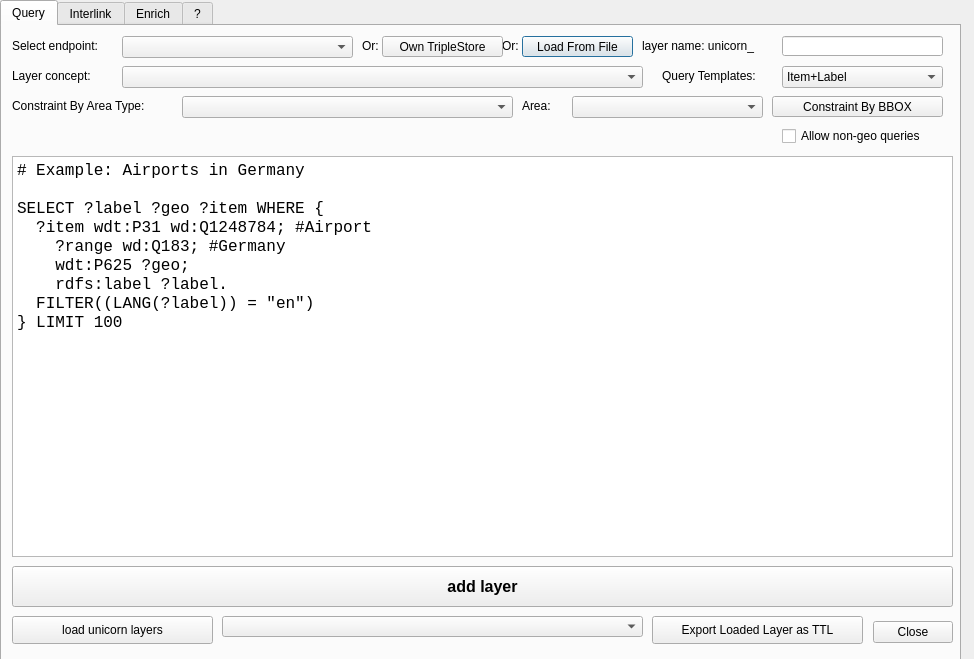
<?xml version="1.0" encoding="UTF-8"?>
<ui version="4.0">
 <class>SPAQLunicornDialogBase</class>
 <widget class="QDialog" name="SPAQLunicornDialogBase">
  <property name="geometry">
   <rect>
    <x>0</x>
    <y>0</y>
    <width>974</width>
    <height>659</height>
   </rect>
  </property>
  <property name="windowTitle">
   <string>SPARQLing Unicorn QGIS Plugin</string>
  </property>
  <widget class="QLabel" name="layercount">
   <property name="geometry">
    <rect>
     <x>700</x>
     <y>50</y>
     <width>51</width>
     <height>20</height>
    </rect>
   </property>
   <property name="text">
    <string/>
   </property>
  </widget>
  <widget class="QTabWidget" name="tabWidget">
   <property name="geometry">
    <rect>
     <x>0</x>
     <y>0</y>
     <width>961</width>
     <height>661</height>
    </rect>
   </property>
   <property name="currentIndex">
    <number>0</number>
   </property>
   <widget class="QWidget" name="tab">
    <attribute name="title">
     <string>Query</string>
    </attribute>
    <widget class="QLabel" name="label_2">
     <property name="geometry">
      <rect>
       <x>10</x>
       <y>10</y>
       <width>111</width>
       <height>20</height>
      </rect>
     </property>
     <property name="text">
      <string>Select endpoint:</string>
     </property>
    </widget>
    <widget class="QComboBox" name="comboBox">
     <property name="geometry">
      <rect>
       <x>120</x>
       <y>10</y>
       <width>231</width>
       <height>22</height>
      </rect>
     </property>
    </widget>
    <widget class="QLabel" name="label_3">
     <property name="geometry">
      <rect>
       <x>10</x>
       <y>40</y>
       <width>101</width>
       <height>20</height>
      </rect>
     </property>
     <property name="text">
      <string>Layer concept:</string>
     </property>
    </widget>
    <widget class="QComboBox" name="layerconcepts">
     <property name="geometry">
      <rect>
       <x>120</x>
       <y>40</y>
       <width>521</width>
       <height>22</height>
      </rect>
     </property>
    </widget>
    <widget class="QLabel" name="label_4">
     <property name="geometry">
      <rect>
       <x>500</x>
       <y>10</y>
       <width>21</width>
       <height>20</height>
      </rect>
     </property>
     <property name="text">
      <string>Or:</string>
     </property>
    </widget>
    <widget class="QPushButton" name="loadFileButton">
     <property name="geometry">
      <rect>
       <x>520</x>
       <y>10</y>
       <width>111</width>
       <height>21</height>
      </rect>
     </property>
     <property name="text">
      <string>Load From File</string>
     </property>
    </widget>
    <widget class="QLabel" name="label">
     <property name="geometry">
      <rect>
       <x>640</x>
       <y>10</y>
       <width>151</width>
       <height>20</height>
      </rect>
     </property>
     <property name="text">
      <string>layer name: unicorn_</string>
     </property>
    </widget>
    <widget class="QLineEdit" name="inp_label">
     <property name="geometry">
      <rect>
       <x>780</x>
       <y>10</y>
       <width>161</width>
       <height>20</height>
      </rect>
     </property>
    </widget>
    <widget class="QPlainTextEdit" name="inp_sparql">
     <property name="geometry">
      <rect>
       <x>10</x>
       <y>130</y>
       <width>941</width>
       <height>401</height>
      </rect>
     </property>
     <property name="font">
      <font>
       <family>Courier New</family>
       <pointsize>12</pointsize>
      </font>
     </property>
     <property name="plainText">
      <string># Example: Airports in Germany

SELECT ?label ?geo ?item WHERE {
  ?item wdt:P31 wd:Q1248784; #Airport
    ?range wd:Q183; #Germany
    wdt:P625 ?geo;
    rdfs:label ?label.
  FILTER((LANG(?label)) = &quot;en&quot;)
} LIMIT 100</string>
     </property>
    </widget>
    <widget class="QPushButton" name="pushButton">
     <property name="geometry">
      <rect>
       <x>10</x>
       <y>540</y>
       <width>941</width>
       <height>41</height>
      </rect>
     </property>
     <property name="font">
      <font>
       <pointsize>12</pointsize>
       <weight>75</weight>
       <bold>true</bold>
      </font>
     </property>
     <property name="text">
      <string>add layer</string>
     </property>
    </widget>
    <widget class="QPushButton" name="btn_loadunicornlayers">
     <property name="geometry">
      <rect>
       <x>10</x>
       <y>590</y>
       <width>201</width>
       <height>28</height>
      </rect>
     </property>
     <property name="text">
      <string>load unicorn layers</string>
     </property>
    </widget>
    <widget class="QComboBox" name="loadedLayers">
     <property name="geometry">
      <rect>
       <x>220</x>
       <y>590</y>
       <width>421</width>
       <height>21</height>
      </rect>
     </property>
    </widget>
    <widget class="QPushButton" name="exportLayers">
     <property name="geometry">
      <rect>
       <x>650</x>
       <y>590</y>
       <width>211</width>
       <height>28</height>
      </rect>
     </property>
     <property name="text">
      <string>Export Loaded Layer as TTL</string>
     </property>
    </widget>
    <widget class="QDialogButtonBox" name="button_box">
     <property name="geometry">
      <rect>
       <x>860</x>
       <y>590</y>
       <width>91</width>
       <height>32</height>
      </rect>
     </property>
     <property name="orientation">
      <enum>Qt::Horizontal</enum>
     </property>
     <property name="standardButtons">
      <set>QDialogButtonBox::Close</set>
     </property>
    </widget>
    <widget class="QLabel" name="label_8">
     <property name="geometry">
      <rect>
       <x>10</x>
       <y>70</y>
       <width>171</width>
       <height>20</height>
      </rect>
     </property>
     <property name="text">
      <string>Constraint By Area Type:</string>
     </property>
    </widget>
    <widget class="QComboBox" name="areaconcepts">
     <property name="geometry">
      <rect>
       <x>180</x>
       <y>70</y>
       <width>331</width>
       <height>22</height>
      </rect>
     </property>
    </widget>
    <widget class="QPushButton" name="bboxButton">
     <property name="geometry">
      <rect>
       <x>770</x>
       <y>70</y>
       <width>171</width>
       <height>21</height>
      </rect>
     </property>
     <property name="text">
      <string>Constraint By BBOX</string>
     </property>
    </widget>
    <widget class="QComboBox" name="areas">
     <property name="geometry">
      <rect>
       <x>570</x>
       <y>70</y>
       <width>191</width>
       <height>22</height>
      </rect>
     </property>
    </widget>
    <widget class="QLabel" name="label_9">
     <property name="geometry">
      <rect>
       <x>520</x>
       <y>70</y>
       <width>41</width>
       <height>20</height>
      </rect>
     </property>
     <property name="text">
      <string>Area:</string>
     </property>
    </widget>
    <widget class="QLabel" name="errorLabel">
     <property name="geometry">
      <rect>
       <x>20</x>
       <y>105</y>
       <width>791</width>
       <height>21</height>
      </rect>
     </property>
     <property name="text">
      <string/>
     </property>
    </widget>
    <widget class="QLabel" name="label_11">
     <property name="geometry">
      <rect>
       <x>660</x>
       <y>40</y>
       <width>111</width>
       <height>20</height>
      </rect>
     </property>
     <property name="text">
      <string>Query Templates:</string>
     </property>
    </widget>
    <widget class="QComboBox" name="queryTemplates">
     <property name="geometry">
      <rect>
       <x>780</x>
       <y>40</y>
       <width>161</width>
       <height>22</height>
      </rect>
     </property>
     <item>
      <property name="text">
       <string>Item+Label</string>
      </property>
     </item>
     <item>
      <property name="text">
       <string>All Attributes</string>
      </property>
     </item>
    </widget>
    <widget class="QLabel" name="label_14">
     <property name="geometry">
      <rect>
       <x>360</x>
       <y>10</y>
       <width>21</width>
       <height>20</height>
      </rect>
     </property>
     <property name="text">
      <string>Or:</string>
     </property>
    </widget>
    <widget class="QPushButton" name="loadTripleStoreButton">
     <property name="geometry">
      <rect>
       <x>380</x>
       <y>10</y>
       <width>121</width>
       <height>21</height>
      </rect>
     </property>
     <property name="text">
      <string>Own TripleStore</string>
     </property>
    </widget>
    <widget class="QCheckBox" name="allownongeo">
     <property name="geometry">
      <rect>
       <x>780</x>
       <y>100</y>
       <width>161</width>
       <height>20</height>
      </rect>
     </property>
     <property name="text">
      <string>Allow non-geo queries</string>
     </property>
    </widget>
   </widget>
   <widget class="QWidget" name="tab_2">
    <attribute name="title">
     <string>Interlink</string>
    </attribute>
    <widget class="QTableWidget" name="interlinkTable">
     <property name="geometry">
      <rect>
       <x>10</x>
       <y>140</y>
       <width>931</width>
       <height>391</height>
      </rect>
     </property>
     <property name="minimumSize">
      <size>
       <width>811</width>
       <height>0</height>
      </size>
     </property>
     <property name="baseSize">
      <size>
       <width>4</width>
       <height>0</height>
      </size>
     </property>
     <property name="sortingEnabled">
      <bool>true</bool>
     </property>
     <property name="columnCount">
      <number>7</number>
     </property>
     <column>
      <property name="text">
       <string>Export?</string>
      </property>
     </column>
     <column>
      <property name="text">
       <string>IDColumn?</string>
      </property>
     </column>
     <column>
      <property name="text">
       <string>GeoColumn?</string>
      </property>
     </column>
     <column>
      <property name="text">
       <string>Column</string>
      </property>
     </column>
     <column>
      <property name="text">
       <string>ColumnProperty</string>
      </property>
     </column>
     <column>
      <property name="text">
       <string>ColumnConcept</string>
      </property>
     </column>
     <column>
      <property name="text">
       <string>ValueConcept</string>
      </property>
     </column>
    </widget>
    <widget class="QPushButton" name="exportInterlink">
     <property name="geometry">
      <rect>
       <x>162</x>
       <y>550</y>
       <width>521</width>
       <height>61</height>
      </rect>
     </property>
     <property name="baseSize">
      <size>
       <width>3</width>
       <height>0</height>
      </size>
     </property>
     <property name="font">
      <font>
       <pointsize>16</pointsize>
       <weight>75</weight>
       <bold>true</bold>
      </font>
     </property>
     <property name="text">
      <string>Export Result</string>
     </property>
    </widget>
    <widget class="QPushButton" name="loadLayerInterlink">
     <property name="geometry">
      <rect>
       <x>720</x>
       <y>10</y>
       <width>93</width>
       <height>28</height>
      </rect>
     </property>
     <property name="text">
      <string>Load Layer</string>
     </property>
    </widget>
    <widget class="QPushButton" name="refreshLayersInterlink">
     <property name="geometry">
      <rect>
       <x>10</x>
       <y>10</y>
       <width>111</width>
       <height>28</height>
      </rect>
     </property>
     <property name="text">
      <string>Refresh Layers</string>
     </property>
    </widget>
    <widget class="QComboBox" name="chooseLayerInterlink">
     <property name="geometry">
      <rect>
       <x>140</x>
       <y>10</y>
       <width>561</width>
       <height>21</height>
      </rect>
     </property>
    </widget>
    <widget class="QLineEdit" name="interlinkOwlClassInput">
     <property name="geometry">
      <rect>
       <x>150</x>
       <y>50</y>
       <width>551</width>
       <height>22</height>
      </rect>
     </property>
    </widget>
    <widget class="QLabel" name="label_5">
     <property name="geometry">
      <rect>
       <x>30</x>
       <y>50</y>
       <width>71</width>
       <height>16</height>
      </rect>
     </property>
     <property name="text">
      <string>OWL Class:</string>
     </property>
    </widget>
    <widget class="QLabel" name="label_6">
     <property name="geometry">
      <rect>
       <x>30</x>
       <y>110</y>
       <width>251</width>
       <height>20</height>
      </rect>
     </property>
     <property name="text">
      <string>Table Colums to Concepts:</string>
     </property>
    </widget>
    <widget class="QLabel" name="label_7">
     <property name="geometry">
      <rect>
       <x>20</x>
       <y>80</y>
       <width>121</width>
       <height>16</height>
      </rect>
     </property>
     <property name="text">
      <string>Target Namespace:</string>
     </property>
    </widget>
    <widget class="QLineEdit" name="interlinkNameSpace">
     <property name="geometry">
      <rect>
       <x>150</x>
       <y>80</y>
       <width>551</width>
       <height>22</height>
      </rect>
     </property>
    </widget>
    <widget class="QPushButton" name="searchClass">
     <property name="geometry">
      <rect>
       <x>720</x>
       <y>50</y>
       <width>93</width>
       <height>28</height>
      </rect>
     </property>
     <property name="text">
      <string>Search Class</string>
     </property>
    </widget>
   </widget>
   <widget class="QWidget" name="tab_3">
    <attribute name="title">
     <string>Enrich</string>
    </attribute>
    <widget class="QPushButton" name="loadLayerEnrich">
     <property name="geometry">
      <rect>
       <x>510</x>
       <y>30</y>
       <width>83</width>
       <height>25</height>
      </rect>
     </property>
     <property name="text">
      <string>Load Layer</string>
     </property>
    </widget>
    <widget class="QPushButton" name="refreshLayersEnrich">
     <property name="geometry">
      <rect>
       <x>20</x>
       <y>30</y>
       <width>121</width>
       <height>25</height>
      </rect>
     </property>
     <property name="text">
      <string>Refresh Layers</string>
     </property>
    </widget>
    <widget class="QComboBox" name="chooseLayerEnrich">
     <property name="geometry">
      <rect>
       <x>170</x>
       <y>30</y>
       <width>321</width>
       <height>21</height>
      </rect>
     </property>
    </widget>
    <widget class="QLabel" name="label_10">
     <property name="geometry">
      <rect>
       <x>20</x>
       <y>70</y>
       <width>91</width>
       <height>20</height>
      </rect>
     </property>
     <property name="text">
      <string>ID Column:</string>
     </property>
    </widget>
    <widget class="QComboBox" name="IDColumnEnrich">
     <property name="geometry">
      <rect>
       <x>120</x>
       <y>70</y>
       <width>471</width>
       <height>21</height>
      </rect>
     </property>
    </widget>
    <widget class="QPushButton" name="startEnrichment">
     <property name="geometry">
      <rect>
       <x>20</x>
       <y>570</y>
       <width>161</width>
       <height>41</height>
      </rect>
     </property>
     <property name="text">
      <string>Start Enrichment</string>
     </property>
    </widget>
    <widget class="QPushButton" name="addEnrichedLayerButton">
     <property name="geometry">
      <rect>
       <x>660</x>
       <y>570</y>
       <width>161</width>
       <height>41</height>
      </rect>
     </property>
     <property name="text">
      <string>Add enriched layer</string>
     </property>
    </widget>
    <widget class="QTableWidget" name="enrichTable">
     <property name="geometry">
      <rect>
       <x>25</x>
       <y>101</y>
       <width>801</width>
       <height>451</height>
      </rect>
     </property>
    </widget>
    <widget class="QTableWidget" name="enrichTableResult">
     <property name="geometry">
      <rect>
       <x>20</x>
       <y>100</y>
       <width>921</width>
       <height>451</height>
      </rect>
     </property>
    </widget>
    <widget class="QPushButton" name="addEnrichedLayerRowButton">
     <property name="geometry">
      <rect>
       <x>640</x>
       <y>70</y>
       <width>161</width>
       <height>21</height>
      </rect>
     </property>
     <property name="text">
      <string>Add Row</string>
     </property>
    </widget>
   </widget>
   <widget class="QWidget" name="tab_4">
    <attribute name="title">
     <string>?</string>
    </attribute>
    <widget class="QLabel" name="label_12">
     <property name="geometry">
      <rect>
       <x>150</x>
       <y>20</y>
       <width>411</width>
       <height>41</height>
      </rect>
     </property>
     <property name="font">
      <font>
       <pointsize>16</pointsize>
       <weight>75</weight>
       <bold>true</bold>
      </font>
     </property>
     <property name="text">
      <string>SPARQL Unicorn QGIS Plugin</string>
     </property>
    </widget>
    <widget class="QLabel" name="label_13">
     <property name="geometry">
      <rect>
       <x>240</x>
       <y>90</y>
       <width>251</width>
       <height>41</height>
      </rect>
     </property>
     <property name="font">
      <font>
       <pointsize>16</pointsize>
       <weight>75</weight>
       <bold>true</bold>
      </font>
     </property>
     <property name="text">
      <string>&lt;a href=&quot;https://github.com/sparqlunicorn/sparqlunicornGoesGIS&quot;&gt;Github Repository&lt;/a&gt;</string>
     </property>
    </widget>
    <widget class="QLabel" name="label_16">
     <property name="geometry">
      <rect>
       <x>280</x>
       <y>150</y>
       <width>171</width>
       <height>41</height>
      </rect>
     </property>
     <property name="font">
      <font>
       <pointsize>16</pointsize>
       <weight>75</weight>
       <bold>true</bold>
      </font>
     </property>
     <property name="text">
      <string>&lt;a href=&quot;https://plugins.qgis.org/plugins/sparqlunicorn/&quot;&gt;QGIS Plugin&lt;/a&gt;</string>
     </property>
    </widget>
    <widget class="QLabel" name="label_15">
     <property name="geometry">
      <rect>
       <x>300</x>
       <y>250</y>
       <width>101</width>
       <height>20</height>
      </rect>
     </property>
     <property name="font">
      <font>
       <pointsize>13</pointsize>
       <weight>75</weight>
       <bold>true</bold>
      </font>
     </property>
     <property name="text">
      <string>Credits</string>
     </property>
    </widget>
    <widget class="QLabel" name="label_17">
     <property name="geometry">
      <rect>
       <x>200</x>
       <y>300</y>
       <width>281</width>
       <height>31</height>
      </rect>
     </property>
     <property name="font">
      <font>
       <pointsize>13</pointsize>
      </font>
     </property>
     <property name="text">
      <string>Research Squirrel Engineers</string>
     </property>
    </widget>
    <widget class="QLabel" name="label_18">
     <property name="geometry">
      <rect>
       <x>190</x>
       <y>350</y>
       <width>331</width>
       <height>31</height>
      </rect>
     </property>
     <property name="font">
      <font>
       <pointsize>13</pointsize>
      </font>
     </property>
     <property name="text">
      <string>Timo Homburg, Florian Thiery</string>
     </property>
    </widget>
    <widget class="QLabel" name="label_19">
     <property name="geometry">
      <rect>
       <x>210</x>
       <y>400</y>
       <width>331</width>
       <height>20</height>
      </rect>
     </property>
     <property name="font">
      <font>
       <pointsize>13</pointsize>
      </font>
     </property>
     <property name="text">
      <string>Licensed under: GPL 2.0</string>
     </property>
    </widget>
   </widget>
  </widget>
 </widget>
 <resources/>
 <connections>
  <connection>
   <sender>button_box</sender>
   <signal>accepted()</signal>
   <receiver>SPAQLunicornDialogBase</receiver>
   <slot>accept()</slot>
   <hints>
    <hint type="sourcelabel">
     <x>20</x>
     <y>20</y>
    </hint>
    <hint type="destinationlabel">
     <x>20</x>
     <y>20</y>
    </hint>
   </hints>
  </connection>
  <connection>
   <sender>button_box</sender>
   <signal>rejected()</signal>
   <receiver>SPAQLunicornDialogBase</receiver>
   <slot>reject()</slot>
   <hints>
    <hint type="sourcelabel">
     <x>20</x>
     <y>20</y>
    </hint>
    <hint type="destinationlabel">
     <x>20</x>
     <y>20</y>
    </hint>
   </hints>
  </connection>
 </connections>
</ui>
